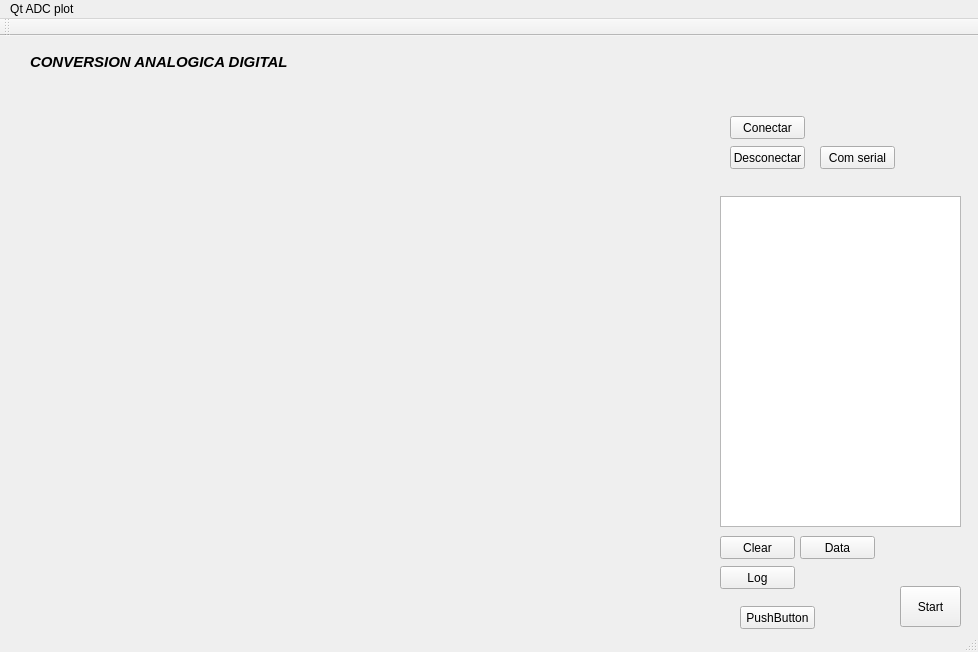
<?xml version="1.0" encoding="UTF-8"?>
<ui version="4.0">
 <class>MainWindow</class>
 <widget class="QMainWindow" name="MainWindow">
  <property name="geometry">
   <rect>
    <x>0</x>
    <y>0</y>
    <width>978</width>
    <height>652</height>
   </rect>
  </property>
  <property name="windowTitle">
   <string>Qt ADC plot </string>
  </property>
  <property name="windowIcon">
   <iconset resource="ADCqtplot.qrc">
    <normaloff>:/icono/ADC.png</normaloff>:/icono/ADC.png</iconset>
  </property>
  <widget class="QWidget" name="centralWidget">
   <widget class="QCustomPlot" name="customPlot" native="true">
    <property name="geometry">
     <rect>
      <x>10</x>
      <y>50</y>
      <width>691</width>
      <height>521</height>
     </rect>
    </property>
   </widget>
   <widget class="QPushButton" name="pushButton_settings">
    <property name="geometry">
     <rect>
      <x>820</x>
      <y>110</y>
      <width>75</width>
      <height>23</height>
     </rect>
    </property>
    <property name="text">
     <string>Com serial</string>
    </property>
   </widget>
   <widget class="QTextEdit" name="textEdit_serial">
    <property name="geometry">
     <rect>
      <x>720</x>
      <y>160</y>
      <width>241</width>
      <height>331</height>
     </rect>
    </property>
   </widget>
   <widget class="QPushButton" name="pushButton_startproceso">
    <property name="geometry">
     <rect>
      <x>900</x>
      <y>550</y>
      <width>61</width>
      <height>41</height>
     </rect>
    </property>
    <property name="text">
     <string>Start</string>
    </property>
   </widget>
   <widget class="QLabel" name="label">
    <property name="geometry">
     <rect>
      <x>30</x>
      <y>16</y>
      <width>341</width>
      <height>20</height>
     </rect>
    </property>
    <property name="font">
     <font>
      <pointsize>11</pointsize>
      <weight>75</weight>
      <italic>true</italic>
      <bold>true</bold>
     </font>
    </property>
    <property name="text">
     <string>CONVERSION ANALOGICA DIGITAL</string>
    </property>
   </widget>
   <widget class="QPushButton" name="pushButton_connect">
    <property name="geometry">
     <rect>
      <x>730</x>
      <y>80</y>
      <width>75</width>
      <height>23</height>
     </rect>
    </property>
    <property name="text">
     <string>Conectar</string>
    </property>
   </widget>
   <widget class="QPushButton" name="pushButton_disconnect">
    <property name="geometry">
     <rect>
      <x>730</x>
      <y>110</y>
      <width>75</width>
      <height>23</height>
     </rect>
    </property>
    <property name="text">
     <string>Desconectar</string>
    </property>
   </widget>
   <widget class="QPushButton" name="pushButton_viewlog">
    <property name="geometry">
     <rect>
      <x>720</x>
      <y>530</y>
      <width>75</width>
      <height>23</height>
     </rect>
    </property>
    <property name="text">
     <string>Log</string>
    </property>
   </widget>
   <widget class="QPushButton" name="pushButton_cleartext">
    <property name="geometry">
     <rect>
      <x>720</x>
      <y>500</y>
      <width>75</width>
      <height>23</height>
     </rect>
    </property>
    <property name="text">
     <string>Clear</string>
    </property>
   </widget>
   <widget class="QPushButton" name="pushButton_muestra">
    <property name="geometry">
     <rect>
      <x>800</x>
      <y>500</y>
      <width>75</width>
      <height>23</height>
     </rect>
    </property>
    <property name="text">
     <string>Data</string>
    </property>
   </widget>
   <widget class="QPushButton" name="pushButton">
    <property name="geometry">
     <rect>
      <x>740</x>
      <y>570</y>
      <width>75</width>
      <height>23</height>
     </rect>
    </property>
    <property name="text">
     <string>PushButton</string>
    </property>
   </widget>
  </widget>
  <widget class="QMenuBar" name="menuBar">
   <property name="geometry">
    <rect>
     <x>0</x>
     <y>0</y>
     <width>978</width>
     <height>21</height>
    </rect>
   </property>
   <widget class="QMenu" name="menuQt_ADC_plot">
    <property name="title">
     <string>Qt ADC plot </string>
    </property>
   </widget>
   <addaction name="menuQt_ADC_plot"/>
  </widget>
  <widget class="QToolBar" name="mainToolBar">
   <attribute name="toolBarArea">
    <enum>TopToolBarArea</enum>
   </attribute>
   <attribute name="toolBarBreak">
    <bool>false</bool>
   </attribute>
  </widget>
  <widget class="QStatusBar" name="statusBar"/>
 </widget>
 <layoutdefault spacing="6" margin="11"/>
 <customwidgets>
  <customwidget>
   <class>QCustomPlot</class>
   <extends>QWidget</extends>
   <header location="global">qcustomplot.h</header>
   <container>1</container>
  </customwidget>
 </customwidgets>
 <resources>
  <include location="ADCqtplot.qrc"/>
 </resources>
 <connections/>
</ui>
